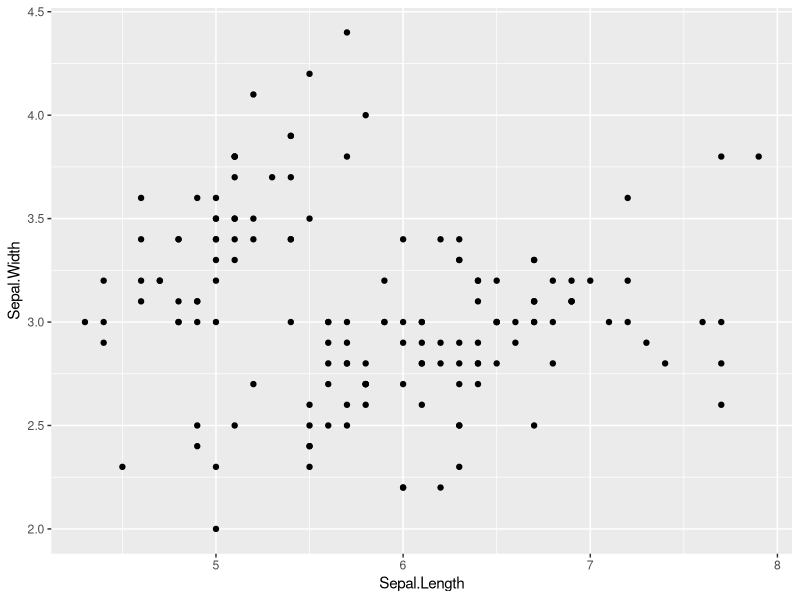
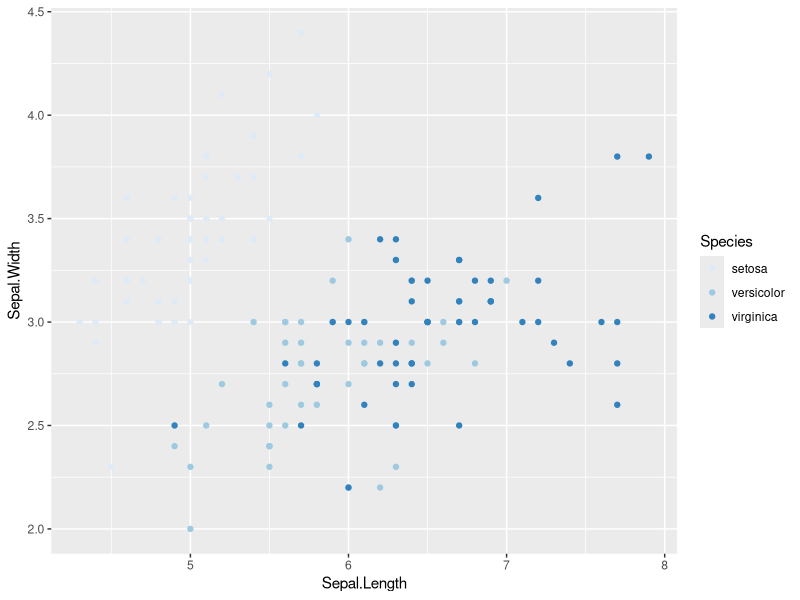
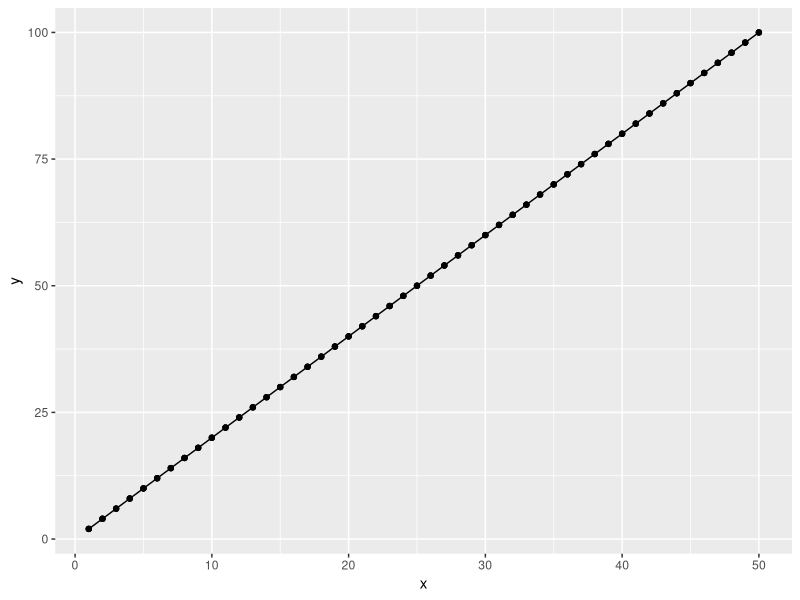
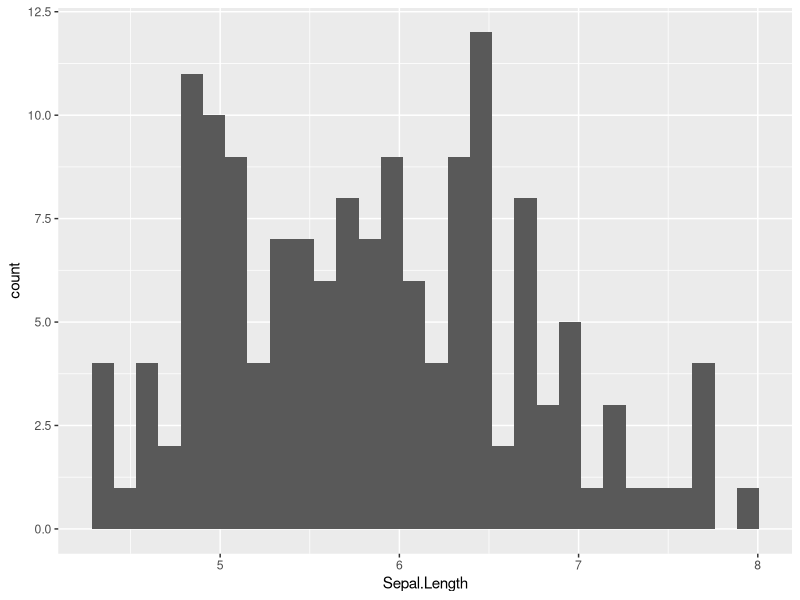
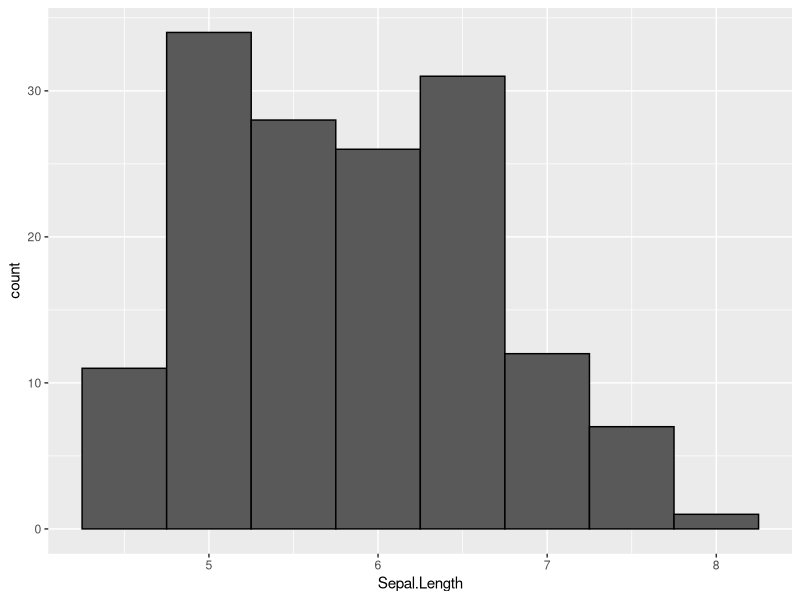
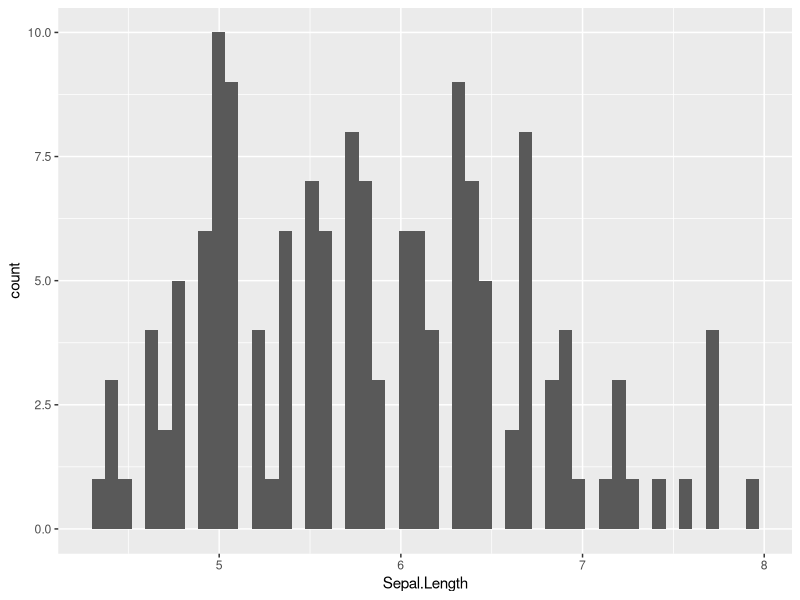
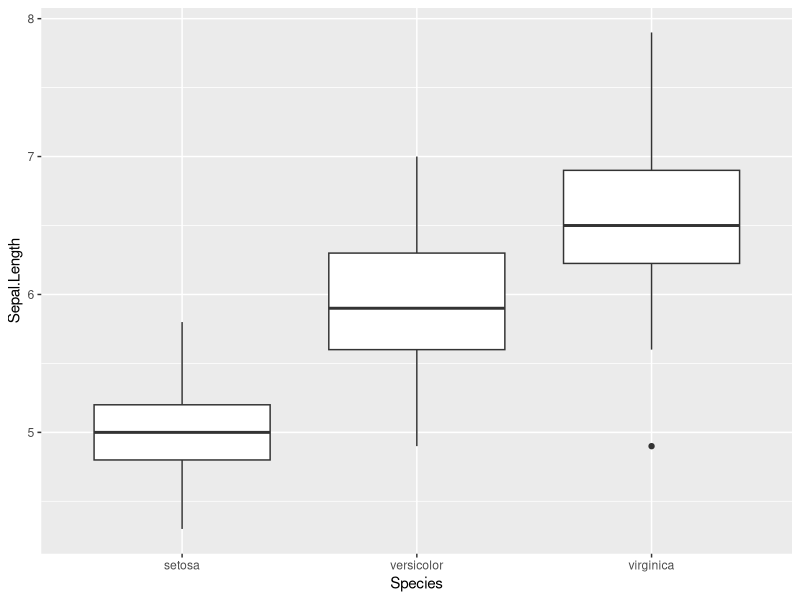
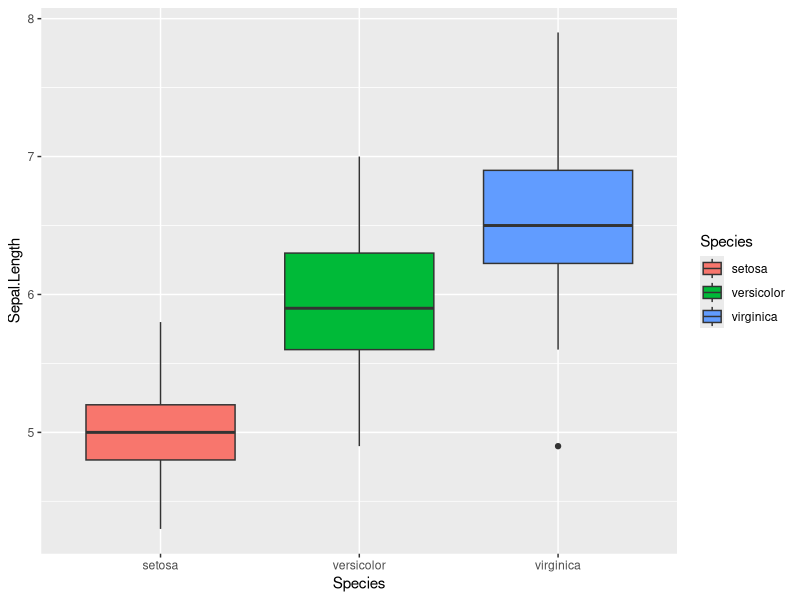

Source code (R) for these figures, in order:
#' ---
#' title: Week Three
#' output: html_document
#' date: "`r format(Sys.time(), '%d-%m-%Y')`"
#' author: Elise Grabda
#' ---

# Library -----------------------------------------------------------------
library(tidyverse)


## Visualization -----------------------------------------------------------


# basic plot
iris %>% 
  ggplot(aes(x = Sepal.Length,
             y = Sepal.Width)) +
  geom_point()

# change color by "Species" column
iris %>% 
  ggplot(aes(x = Sepal.Length,
             y = Sepal.Width,
             color = Species)) +
  geom_point() +
  scale_color_brewer()

# sample data
df0 <- tibble(x = rep(1:50, 3),
              y = x * 2)

# line plot
df0 %>% 
  ggplot(aes(x = x,
             y = y)) +
  geom_point() +
  geom_line()

# basic plot; bins = 30 by default
iris %>% 
  ggplot(aes(x = Sepal.Length)) +
  geom_histogram()
# change bin width
iris %>% 
  ggplot(aes(x = Sepal.Length)) +
  geom_histogram(binwidth = 0.5, color = "black")
# change bin number
iris %>% 
  ggplot(aes(x = Sepal.Length)) +
  geom_histogram(bins = 50)

# box plot
iris %>% 
  ggplot(aes(x = Species,
             y = Sepal.Length)) +
  geom_boxplot()

# change fill by "Species"
iris %>% 
  ggplot(aes(x = Species,
             y = Sepal.Length,
             fill = Species)) +
  geom_boxplot()

# change fill by "Species", but change border color
iris %>% 
  ggplot(aes(x = Species,
             y = Sepal.Length,
             fill = Species)) +
  geom_boxplot(color = "steelblue")

#facetwrap

iris %>% 
  ggplot(aes(x = Sepal.Length,
             y = Sepal.Width,
             color = Species)) +
  geom_point() +
  facet_wrap(~Species)

#facetgrid

iris %>%
  mutate(site = sample(letters[1:2],nrow(.),replace = T)) %>%
  ggplot(aes(x = Sepal.Length,
             y = Sepal.Width,
             color = Species)) +
  geom_point() +
  facet_grid(rows = vars(Species),
             cols = vars(site))
